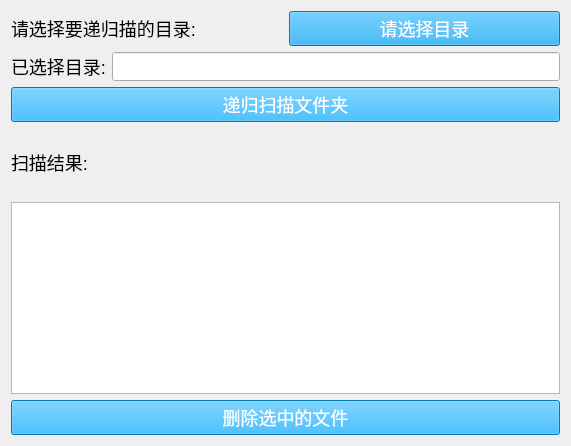
<?xml version="1.0" encoding="UTF-8"?>
<ui version="4.0">
 <class>rm_dir</class>
 <widget class="QDialog" name="rm_dir">
  <property name="geometry">
   <rect>
    <x>0</x>
    <y>0</y>
    <width>571</width>
    <height>446</height>
   </rect>
  </property>
  <property name="windowTitle">
   <string>删除指定文件</string>
  </property>
  <property name="styleSheet">
   <string notr="true">*{
	font-size:18px;
}
QPushButton{
	color:rgb(255, 255, 255);
	background-color:rgb(0, 170, 255)
}</string>
  </property>
  <layout class="QVBoxLayout" name="verticalLayout" stretch="1,1,1,1,0,1">
   <item>
    <layout class="QHBoxLayout" name="horizontalLayout">
     <item>
      <widget class="QLabel" name="label">
       <property name="text">
        <string>请选择要递归描的目录:</string>
       </property>
      </widget>
     </item>
     <item>
      <widget class="QPushButton" name="pushButton_dir">
       <property name="text">
        <string>请选择目录</string>
       </property>
      </widget>
     </item>
    </layout>
   </item>
   <item>
    <layout class="QHBoxLayout" name="horizontalLayout_2">
     <item>
      <widget class="QLabel" name="label_2">
       <property name="text">
        <string>已选择目录:</string>
       </property>
      </widget>
     </item>
     <item>
      <widget class="QLineEdit" name="lineEdit_dir"/>
     </item>
    </layout>
   </item>
   <item>
    <widget class="QPushButton" name="pushButton_scan">
     <property name="text">
      <string>递归扫描文件夹</string>
     </property>
    </widget>
   </item>
   <item>
    <widget class="QLabel" name="label_3">
     <property name="text">
      <string>扫描结果:</string>
     </property>
    </widget>
   </item>
   <item>
    <widget class="QListWidget" name="listWidget"/>
   </item>
   <item>
    <widget class="QPushButton" name="pushButton_remove">
     <property name="text">
      <string>删除选中的文件</string>
     </property>
    </widget>
   </item>
  </layout>
 </widget>
 <resources/>
 <connections/>
</ui>
